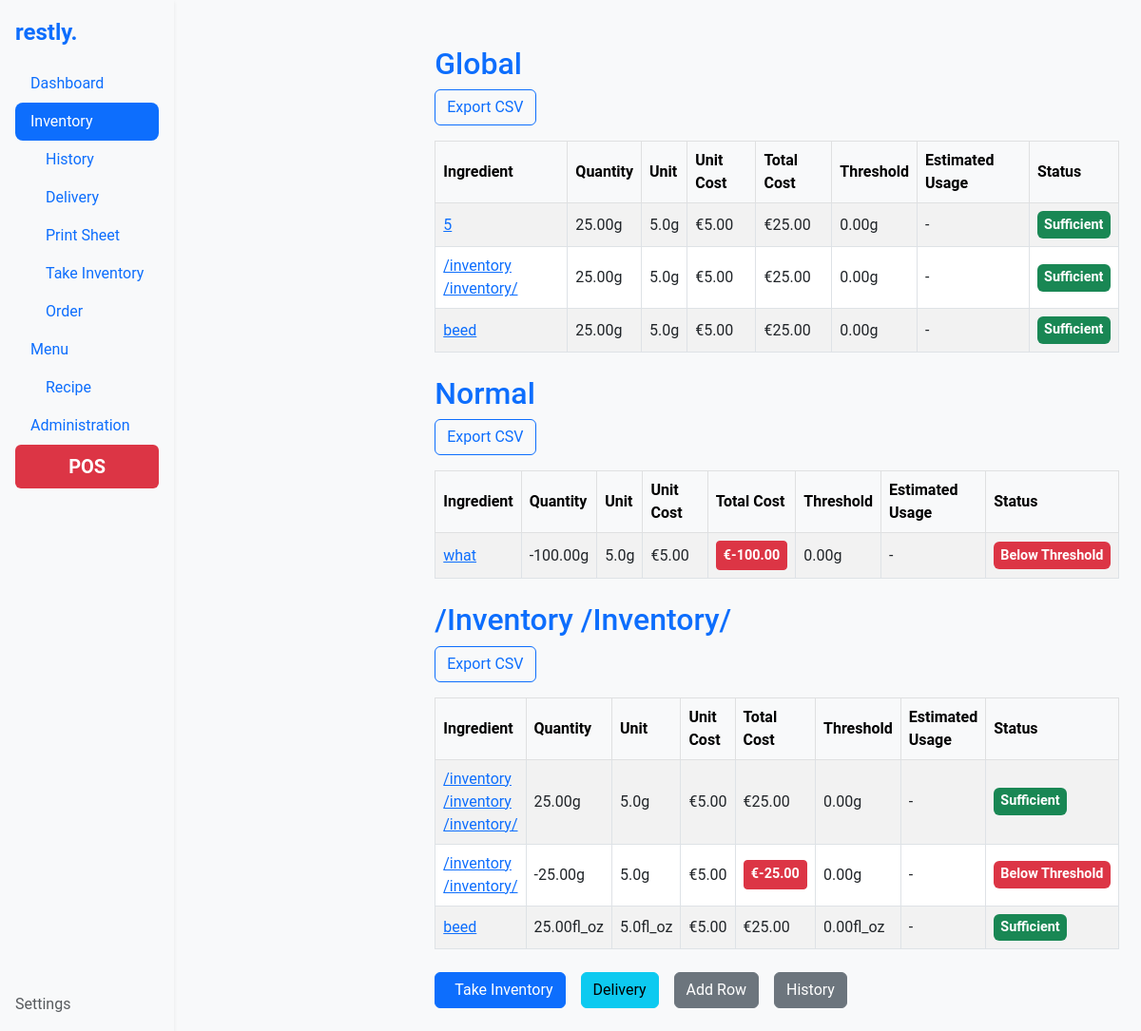
Screenshot of /inventory/ with the database file from the repository.
### inventory/models.py (models this page shows, shortened)
class Category(models.Model):
    name = models.CharField(max_length=100, unique=True, default="global")
    slug = models.SlugField(max_length=100, unique=True, blank=True)
    order = models.PositiveIntegerField(default=1)
    class Meta:
        ordering = ['order']

class Ingredient(models.Model):
    UNIT_TYPES = [
        ('g', 'gram'),
        ('ml', 'milliliter'),
        ('pce', 'piece'),
        ('cm', 'centimeter'),
        ('oz', 'ounce'),
        ('fl_oz', 'fluid ounce'),
        ('in', 'inch'),
    ]
    name = models.CharField(max_length=255)
    slug = models.SlugField(max_length=255, unique=True, blank=True)
    quantity = models.FloatField()  # Quantity in stock
    threshold = models.FloatField(default=0)  # Minimum threshold for inventory
    category = models.ForeignKey('Category', on_delete=models.CASCADE)
    unit_type = models.CharField(max_length=10, choices=UNIT_TYPES)
    unit_multiplier = models.FloatField()  # Multiplier for unit type
    unit_cost = models.FloatField()  # Cost per unit
    estimated_usage = models.FloatField(null=True, blank=True)  # Optional, estimated usage per day
    total_cost = models.DecimalField(max_digits=12, decimal_places=2, editable=False)
    history = HistoricalRecords()
    order = models.PositiveIntegerField(default=1)
    change_source = models.CharField(max_length=50, blank=True, null=True)
    class Meta:
        ordering = ['order']
        unique_together = ('name', 'category')
    @property
    def converted_quantity(self):
        return self._convert_unit(self.quantity)
    @property
    def converted_threshold(self):
        return self._convert_unit(self.threshold)
    @property
    def is_below_threshold(self):
        return self.quantity < self.threshold
    def _convert_unit(self, value):
        metric_conversion_factors = {
            'g': Decimal('1000'),       # 1000 grams = 1 kg
            'ml': Decimal('1000'),      # 1000 milliliters = 1 liter
            'cm': Decimal('100'),       # 100 cm = 1 m
        }
        imperial_conversion_factors = {
            'oz': Decimal('16'),        # 16 ounces = 1 pound
            'fl_oz': Decimal('128'),    # 128 fluid ounces = 1 gallon
            'in': Decimal('12'),        # 12 inches = 1 foot
        }
        if self.unit_type in metric_conversion_factors:
            conversion_factor = metric_conversion_factors[self.unit_type]
            higher_unit = {'g': 'kg', 'ml': 'L', 'cm': 'm'}.get(self.unit_type, self.unit_type)
        elif self.unit_type in imperial_conversion_factors:
            conversion_factor = imperial_conversion_factors[self.unit_type]
            higher_unit = {'oz': 'lb', 'fl_oz': 'gal', 'in': 'ft'}.get(self.unit_type, self.unit_type)
        else:
            conversion_factor = Decimal('1')
            higher_unit = self.unit_type
        base_qty = Decimal(value) * Decimal(self.unit_multiplier)
        if base_qty < conversion_factor:
            return f"{base_qty.quantize(Decimal('.01'), rounding=ROUND_HALF_UP)}{self.unit_type}"
        converted_qty = base_qty / conversion_factor
        return f"{converted_qty.quantize(Decimal('.01'), rounding=ROUND_HALF_UP)}{higher_unit}"

### settings/models.py (models this page shows, shortened)
class Settings(models.Model):
    currency_type = models.CharField(
        max_length=3,
        choices=[
            ('USD', '$'),
            ('EUR', '€'),
            ('GBP', '£'),
        ],
        default='EUR'
    )

### inventory/views.py (the view)
# urls.py: path('', views.ingredient_list, name='inventory'),
def ingredient_list(request):
    categories = Category.objects.prefetch_related(
        models.Prefetch('ingredient_set', queryset=Ingredient.objects.order_by('order'))
    )
    settings_instance = Settings.objects.first()
    storage = get_messages(request)
    messages_list = list(storage)
    success_messages = [message for message in messages_list if 'success' in message.tags]
    error_messages = [message for message in messages_list if 'error' in message.tags]
    if success_messages:
        display_message = success_messages[0]  # Show the first success message if it exists
    elif error_messages:
        display_message = error_messages[0]  # Otherwise, show the first error message
    else:
        display_message = None  # If no success or error messages, show nothing
    context = {
        'categories': categories,
        'settings': settings_instance,
    }
    return render(request, 'inventory/ingredient_list.html', context)

### inventory/templatetags/custom_filters.py (called while the page is built)
@register.filter
def abs_value(value):
    try:
        return abs(value)
    except (ValueError, TypeError):
        return value

### inventory/templates/inventory/ingredient_list.html (shortened to what this page needs)
{% extends 'base.html' %}
{% load humanize %}
{% load custom_filters %}
{% block content %}
{% for category in categories %}
    <h2 class="mt-4 text-primary">{{ category.name|title }}</h2>
    <div class="mb-3">
        <a href="{% url 'export_inventory' 'csv' %}" class="btn btn-outline-primary">
             Export CSV
        </a>
    </div>
    <table class="table table-bordered table-hover table-striped align-middle">
        <thead class="table-light">
            <tr>
                <th>Ingredient</th>
                <th>Quantity</th>
                <th>Unit</th>
                <th>Unit Cost</th>
                <th>Total Cost</th>
                <th>Threshold</th>
                <th>Estimated Usage</th>
                <th>Status</th>
            </tr>
        </thead>
        <tbody>
            {% for ingredient in category.ingredient_set.all %}
            <tr>
                <td>
                    <a href="{% url 'ingredient_details' category.slug ingredient.slug %}">
                        {{ ingredient.name }}
                    </a>
                </td>
                <td>{{ ingredient.converted_quantity }}</td>
                <td>{{ ingredient.unit_multiplier }}{{ ingredient.unit_type }}</td>
                <td>{{ settings.get_currency_type_display }}{{ ingredient.unit_cost|floatformat:2|intcomma }}</td>
                <td>
                    {% if ingredient.total_cost < 0 %}
                        <span class="badge bg-danger" style="display: inline-block; padding: 0.5em; border: 1px solid #dc3545; border-radius: 4px;">
                            {{ settings.get_currency_type_display }}{{ ingredient.total_cost|floatformat:2|intcomma|slice:":1" }}{{ ingredient.total_cost|abs_value|floatformat:2|intcomma }}
                        </span>
                    {% else %}
                        {{ settings.get_currency_type_display }}{{ ingredient.total_cost|floatformat:2|intcomma }}
                    {% endif %}
                </td>
                <td>{{ ingredient.converted_threshold }}</td>
                <td>{{ ingredient.estimated_usage|default:"-" }}</td>
                <td>
                    {% if ingredient.is_below_threshold %}
                        <span class="badge bg-danger">Below Threshold</span>
                    {% else %}
                        <span class="badge bg-success">Sufficient</span>
                    {% endif %}
                </td>
            </tr>
            {% endfor %}
        </tbody>
    </table>
{% endfor %}
<div class="d-flex gap-3 mt-4">
    <a href="{% url 'take_inventory' %}" class="btn btn-primary"> Take Inventory</a>
    <a href="{% url 'delivery_inventory' %}" class="btn btn-info"> Delivery</a>
    <a href="{% url 'row_add' %}" class="btn btn-secondary"> Add Row</a>
    <a href="{% url 'inventory_history' %}" class="btn btn-secondary"> History</a>
</div>
{% endblock %}

### templates/styles.css (style rules this page uses)
body { font-family: 'Roboto', sans-serif; background-color: #f8f9fa; }
.table th, .table td { vertical-align: middle; }
.badge { font-size: 0.9rem; padding: 0.5em; }
.table { margin-bottom: 0; }
.btn-primary { display: inline-flex; align-items: center; gap: 0.5rem; }

### rows the page displays
Category: name "Global"
Ingredient: name "5", converted_quantity "25.00g", unit_multiplier "5.0", unit_type "g", unit_cost "5.00", total_cost "25.00", converted_threshold "0.00g", estimated_usage "-", shows "Sufficient"
Settings: currency_type "€"
Ingredient: name "/inventory /inventory/", converted_quantity "25.00g", unit_multiplier "5.0", unit_type "g", unit_cost "5.00", total_cost "25.00", converted_threshold "0.00g", estimated_usage "-", shows "Sufficient"
Ingredient: name "beed", converted_quantity "25.00g", unit_multiplier "5.0", unit_type "g", unit_cost "5.00", total_cost "25.00", converted_threshold "0.00g", estimated_usage "-", shows "Sufficient"
Category: name "Normal"
Ingredient: name "what", converted_quantity "-100.00g", unit_multiplier "5.0", unit_type "g", unit_cost "5.00", total_cost "-", total_cost|abs_value "100.00", converted_threshold "0.00g", estimated_usage "-", shows "Below Threshold"
Category: name "/Inventory /Inventory/"
Ingredient: name "/inventory /inventory /inventory/", converted_quantity "25.00g", unit_multiplier "5.0", unit_type "g", unit_cost "5.00", total_cost "25.00", converted_threshold "0.00g", estimated_usage "-", shows "Sufficient"
Ingredient: name "/inventory /inventory/", converted_quantity "-25.00g", unit_multiplier "5.0", unit_type "g", unit_cost "5.00", total_cost "-", total_cost|abs_value "25.00", converted_threshold "0.00g", estimated_usage "-", shows "Below Threshold"
Ingredient: name "beed", converted_quantity "25.00fl_oz", unit_multiplier "5.0", unit_type "fl_oz", unit_cost "5.00", total_cost "25.00", converted_threshold "0.00fl_oz", estimated_usage "-", shows "Sufficient"
